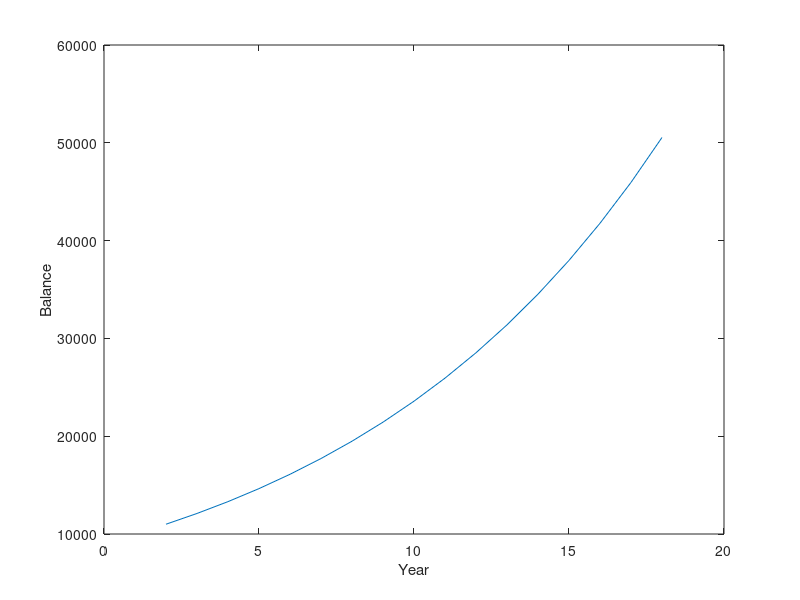

The MATLAB script that drew this image:
clear all ; clc

% example 1 - 5년후 잔액
balance = 10000;
interest_rate = 0.1;
year = 5;
for i = 1 : 1 : year
    balance = balance + balance*interest_rate
end

%example2 50000이 되는데 몇년 소요
balance = 10000;
objective_balance = 50000;
interest_rate = 0.1;
counter = 1;
while balance < objective_balance
    balance(counter) = balance + balance*interest_rate
    counter(counter) = counter + 1
end

year = counter;
plot(year, balance)
xlabel('Year')
ylabel('Balance')